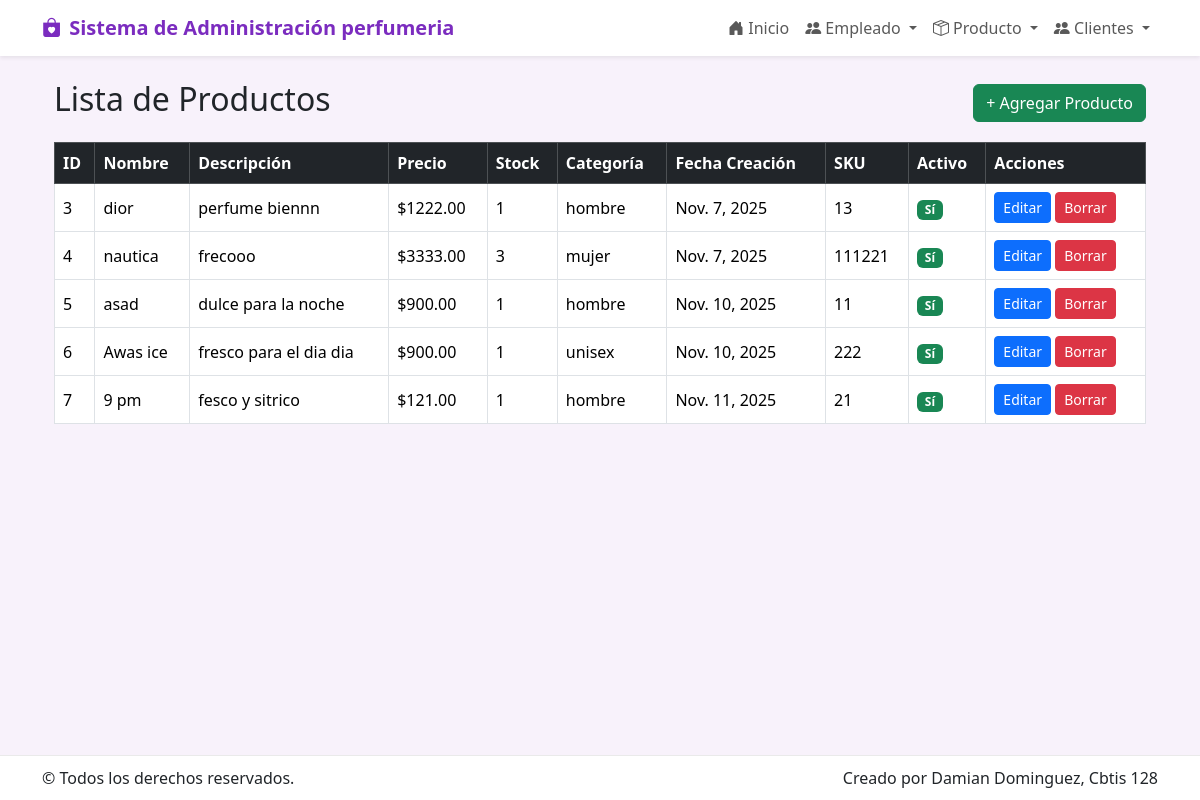
The page /producto/ on the database its author committed.
### app_perfumeria/models.py (models this page shows, shortened)
class Producto(models.Model):
    nombre = models.CharField(max_length=150, unique=True)
    descripcion = models.TextField(blank=True, null=True)
    precio = models.DecimalField(max_digits=10, decimal_places=2, default=0.00)
    stock = models.PositiveIntegerField(default=0)
    categoria = models.CharField(max_length=100, blank=True, null=True)
    fecha_creacion = models.DateField(auto_now_add=True)
    activo = models.BooleanField(default=True)
    sku = models.CharField(max_length=50, blank=True, null=True)

### app_perfumeria/views.py (the view)
# urls.py: path('producto/', views.ver_producto, name='ver_producto'),
def ver_producto(request):
    productos = Producto.objects.all().order_by('id')
    return render(request, 'producto/ver_producto.html', {'productos': productos})

### app_perfumeria/templates/producto/ver_producto.html (shortened to what this page needs)
{% extends 'base.html' %}
{% block content %}
<div class="container mt-4">
  <div class="d-flex justify-content-between align-items-center mb-3">
    <h2>Lista de Productos</h2>
    <a href="{% url 'agregar_producto' %}" class="btn btn-success">+ Agregar Producto</a>
  </div>
  <div class="table-responsive">
    <table class="table table-hover table-bordered align-middle">
      <thead class="table-dark">
        <tr>
          <th>ID</th>
          <th>Nombre</th>
          <th>Descripción</th>
          <th>Precio</th>
          <th>Stock</th>
          <th>Categoría</th>
          <th>Fecha Creación</th>
          <th>SKU</th>
          <th>Activo</th>
          <th>Acciones</th>
        </tr>
      </thead>
      <tbody>
        {% for p in productos %}
        <tr>
          <td>{{ p.id }}</td>
          <td>{{ p.nombre }}</td>
          <td>{{ p.descripcion|default:"-" }}</td>
          <td>${{ p.precio }}</td>
          <td>{{ p.stock }}</td>
          <td>{{ p.categoria|default:"-" }}</td>
          <td>{{ p.fecha_creacion }}</td>
          <td>{{ p.sku|default:"-" }}</td>
          <td>{% if p.activo %}<span class="badge bg-success">Sí</span>{% else %}<span class="badge bg-secondary">No</span>{% endif %}</td>
          <td>
            <a href="{% url 'actualizar_producto' p.id %}" class="btn btn-sm btn-primary">Editar</a>
            <a href="{% url 'borrar_producto' p.id %}" class="btn btn-sm btn-danger">Borrar</a>
          </td>
        </tr>
        {% empty %}
        <tr><td colspan="10" class="text-center">No hay productos registrados.</td></tr>
        {% endfor %}
      </tbody>
    </table>
  </div>
</div>
{% endblock %}

### app_perfumeria/templates/base.html (style rules this page uses)
:root { --morado: #7b2cbf; --rosa: #ff6bcb; --suave: #f8f2fb; }
body { background: var(--suave); }

### rows shown on the page
Producto: id "3", nombre "dior", descripcion "perfume biennn", precio "1222.00", stock "1", categoria "hombre", fecha_creacion "Nov. 7, 2025", sku "13", activo "Sí"
Producto: id "4", nombre "nautica", descripcion "frecooo", precio "3333.00", stock "3", categoria "mujer", fecha_creacion "Nov. 7, 2025", sku "111221", activo "Sí"
Producto: id "5", nombre "asad", descripcion "dulce para la noche", precio "900.00", stock "1", categoria "hombre", fecha_creacion "Nov. 10, 2025", sku "11", activo "Sí"
Producto: id "6", nombre "Awas ice", descripcion "fresco para el dia dia", precio "900.00", stock "1", categoria "unisex", fecha_creacion "Nov. 10, 2025", sku "222", activo "Sí"
Producto: id "7", nombre "9 pm", descripcion "fesco y sitrico", precio "121.00", stock "1", categoria "hombre", fecha_creacion "Nov. 11, 2025", sku "21", activo "Sí"
